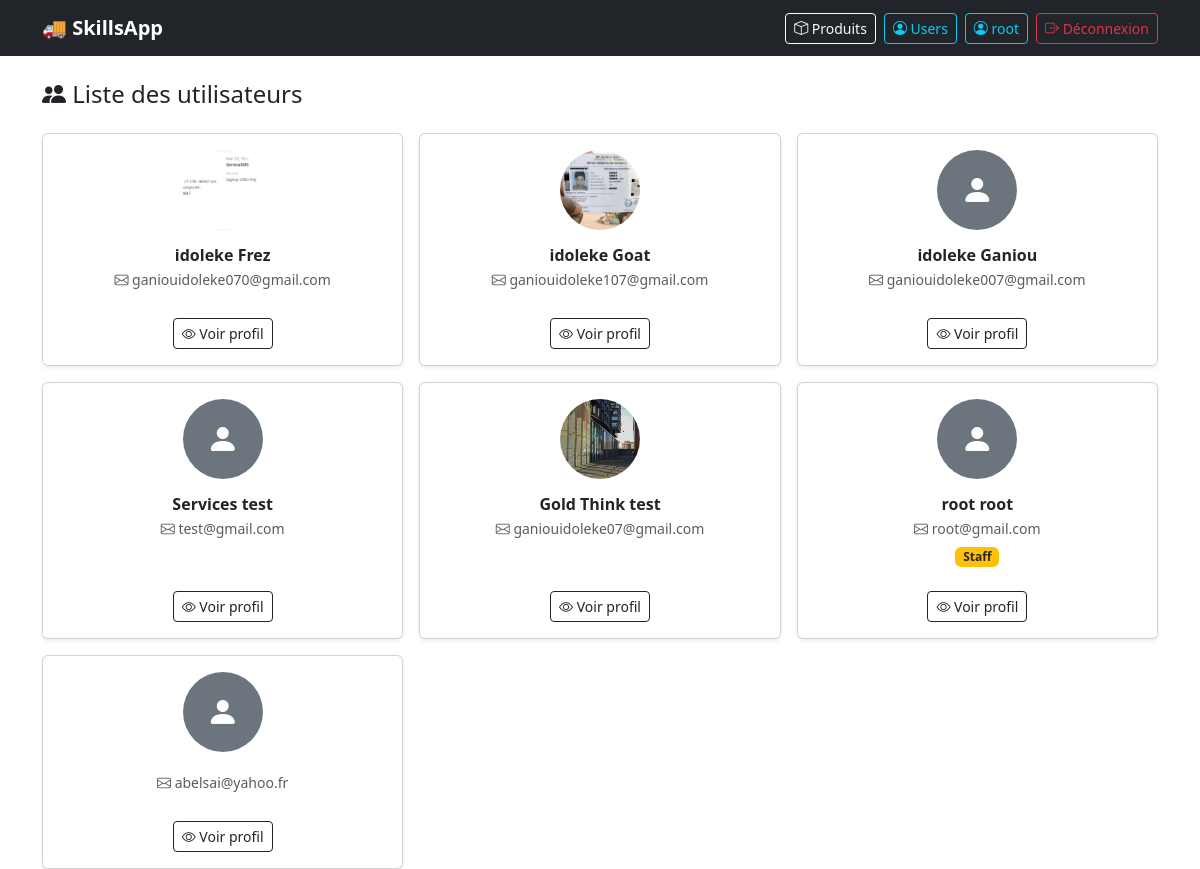
Screenshot of /users/ (signed in) with the database file from the repository.
### authentification/models.py (models this page shows, shortened)
class User(AbstractUser):
    username = None
    email = models.EmailField(max_length=100 , blank=True, null=True, unique=True)
    nom = models.CharField(max_length=50, blank=False, null=False)
    prenoms = models.CharField(max_length=65, blank=False, null=False)
    photo_url = models.ImageField(upload_to='photo/')
    creat_at = models.DateTimeField(auto_now_add=True, editable=False)
    update_at = models.DateTimeField(auto_now=True)
    is_staff = models.BooleanField(default=False)
    is_active = models.BooleanField(default=True, auto_created=True)
    is_superuser = models.BooleanField(default=False)
    USERNAME_FIELD = 'email'
    REQUIRED_FIELDS = ["nom", "prenoms"]
    objects = UserManager()
    @property
    def full_name(self):
        return f"{self.nom} {self.prenoms}"

### authentification/views.py (the view)
# urls.py: path('users/',           views.user_list_view,  name='user_list'),
@login_required
def user_list_view(request):
    users = User.objects.filter(is_active=True).order_by('-creat_at')
    return render(request, 'authentification/users.html', {'users': users})

### authentification/templates/authentification/users.html (shortened to what this page needs)
{% extends "base.html" %}
{% block content %}
<h4 class="mb-4"><i class="bi bi-people-fill"></i> Liste des utilisateurs</h4>
<div class="row g-3">
  {% for u in users %}
  <div class="col-md-4 col-sm-6">
    <div class="card h-100 shadow-sm">
      <div class="card-body text-center">
        {% if u.photo_url %}
          <img src="{{ u.photo_url.url }}" class="rounded-circle mb-3"
               style="width:80px;height:80px;object-fit:cover;" alt="ID">
        {% else %}
          <div class="rounded-circle bg-secondary d-inline-flex align-items-center
                      justify-content-center mb-3"
               style="width:80px;height:80px;">
            <i class="bi bi-person-fill text-white fs-2"></i>
          </div>
        {% endif %}
        <h6 class="fw-bold mb-1">{{ u.full_name }}</h6>
        <p class="text-muted small mb-1">
          <i class="bi bi-envelope"></i> {{ u.email }}
        </p>
        {% if u.is_staff %}
          <span class="badge bg-warning text-dark">
            Staff
          </span>
        {% endif %}
      </div>
      <div class="card-footer text-center bg-white border-0 pb-3">
        <a href="{% url 'user_detail' u.pk %}" class="btn btn-outline-dark btn-sm">
          <i class="bi bi-eye"></i> Voir profil
        </a>
      </div>
    </div>
  </div>
  {% empty %}
    <div class="col-12">
      <div class="alert alert-info">Aucun utilisateur actif pour le moment.</div>
    </div>
  {% endfor %}
</div>
{% endblock %}

### templates/partials/navbar.html (shortened to what this page needs)
<nav class="navbar navbar-expand-lg navbar-dark bg-dark">
    <div class="container">
      <a class="navbar-brand fw-bold" href="#">🚚 SkillsApp</a>
      <div class="ms-auto d-flex gap-2">
        {% if user.is_authenticated %}
        <a href="{% url 'produits' %}" class="btn btn-outline-light btn-sm">
          <i class="bi bi-box"></i> Produits
        </a>
          {% if request.user.is_superuser %}
          <a href="{% url 'user_list' %}" class="btn btn-outline-info btn-sm">
            <i class="bi bi-person-circle"></i> Users
          </a>
          {% endif %}
          <a href="{% url 'user_detail' user.pk %}" class="btn btn-outline-info btn-sm">
            <i class="bi bi-person-circle"></i> {{ request.user.nom }}
          </a>
          <a href="{% url 'logout' %}" class="btn btn-outline-danger btn-sm">
            <i class="bi bi-box-arrow-right"></i> Déconnexion
          </a>
        {% else %}
          <a href="{% url 'login' %}"    class="btn btn-outline-light btn-sm">Connexion</a>
          <a href="{% url 'register' %}" class="btn btn-warning btn-sm">Créer un compte</a>
        {% endif %}
      </div>
    </div>
  </nav>

### rows the page displays
User: user.nom "root", full_name "root root", email "root@gmail.com", is_staff "Staff"
User: photo_url (picture), full_name "idoleke Frez", email "ganiouidoleke070@gmail.com"
User: photo_url (picture), full_name "idoleke Goat", email "ganiouidoleke107@gmail.com"
User: full_name "idoleke Ganiou", email "ganiouidoleke007@gmail.com"
User: full_name "Services test", email "test@gmail.com"
User: photo_url (picture), full_name "Gold Think test", email "ganiouidoleke07@gmail.com"
User: email "abelsai@yahoo.fr"
